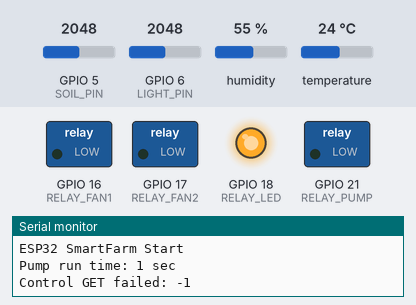
The sketch below on a simulated ESP32. On the bench: switched loads named in the sketch (green lamp = pin HIGH), output pins drawn as LEDs (lit = HIGH), the last lines printed to the serial monitor. Inputs (shaded band) come from the test bench; at power-on: GPIO 5 (SOIL_PIN) = 2048, GPIO 6 (LIGHT_PIN) = 2048, humidity 55 %, temperature 24 °C. WiFi joins after 1.5 s; servers stay silent unless stated; uploads are accepted with an empty reply.

Above: at 2.8 s.
At 12.8 s:
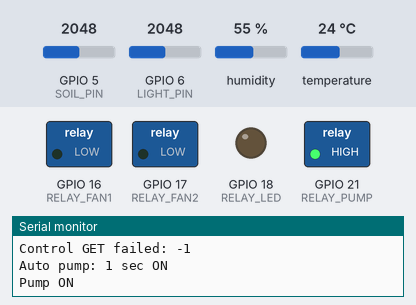
At 14.0 s:
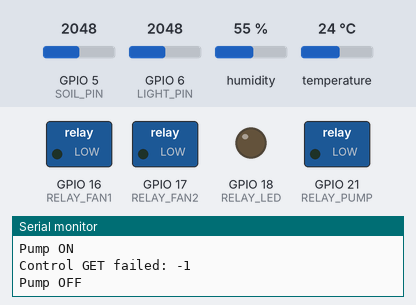
Timing chart, 0 to 15.5 s (numbered marks = the images above):
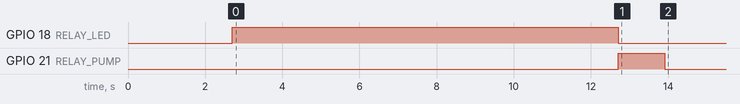

Measured:
- by itself, GPIO 18 (RELAY_LED): LOW → HIGH at 2.7 s, → LOW 10.0 s later
- by itself, GPIO 21 (RELAY_PUMP): LOW → HIGH at 12.7 s, → LOW 1.2 s later

The sketch:

smartfarm_esp32_controller.ino
```cpp
#include <WiFi.h>
#include <HTTPClient.h>
#include <ArduinoJson.h>
#include <DHT.h>

// Wi-Fi / Server
const char* ssid = "SK_6E40_2.4G";
const char* password = "BKE0E@3703";
const char* serverBaseUrl = "http://52.79.251.198:5000";

// Sensor Pins
#define DHT_PIN 4
#define DHT_TYPE DHT22
#define SOIL_PIN 5
#define LIGHT_PIN 6

// Relay Pins
#define RELAY_FAN1 16
#define RELAY_FAN2 17
#define RELAY_LED  18
#define RELAY_PUMP 21

#define RELAY_ON  HIGH
#define RELAY_OFF LOW

// Control Thresholds
#define TEMP_FAN_THRESHOLD 25.0
#define LIGHT_THRESHOLD 100
#define SOIL_DRY_THRESHOLD 2000

// Timing
#define SENSOR_COLLECT_INTERVAL 1000UL
#define CONTROL_CHECK_INTERVAL 1000UL
#define SENSOR_SEND_SAMPLE_COUNT 10

#define ADC_SAMPLE_COUNT 10
#define ADC_SAMPLE_DELAY 10

// Pump
#define PUMP_RUN_TIME 1000UL
#define AUTO_PUMP_COOLDOWN 3600000UL
#define SENSOR_IGNORE_AFTER_PUMP 5000UL

DHT dht(DHT_PIN, DHT_TYPE);

// DHT 누적값
float tempSum = 0;
float humSum = 0;
int dhtValidCount = 0;

// 토양/조도 샘플
int soilSamples[SENSOR_SEND_SAMPLE_COUNT];
int lightSamples[SENSOR_SEND_SAMPLE_COUNT];
int sampleCount = 0;

// 최근 대표값
float lastAvgTemp = 0;
float lastAvgHum = 0;
int lastMedianSoil = 0;
int lastMedianLight = 0;

// 타이머
unsigned long lastSensorCollectTime = 0;
unsigned long lastControlCheckTime = 0;

// 펌프 상태
bool pumpRunning = false;
unsigned long pumpStartTime = 0;
unsigned long lastAutoPumpTime = 0;
unsigned long lastPumpStopTime = 0;

// 서버 pump 이전 값
int previousServerPumpValue = 0;


// 초기화: 센서, 릴레이, Wi-Fi 설정
void setup() {
  Serial.begin(115200);
  delay(1000);

  dht.begin();

  pinMode(RELAY_FAN1, OUTPUT);
  pinMode(RELAY_FAN2, OUTPUT);
  pinMode(RELAY_LED, OUTPUT);
  pinMode(RELAY_PUMP, OUTPUT);

  allRelaysOff();
  connectWiFi();

  Serial.println("ESP32 SmartFarm Start");
  Serial.println("Pump run time: 1 sec");
}


// 메인 루프: 제어 상태 확인 + 센서 수집, 10개 모이면 전송
void loop() {
  unsigned long currentTime = millis();

  updatePumpPulse();

  if (currentTime - lastControlCheckTime >= CONTROL_CHECK_INTERVAL) {
    lastControlCheckTime = currentTime;
    fetchControlStatusAndApply();
  }

  if (currentTime - lastSensorCollectTime >= SENSOR_COLLECT_INTERVAL) {
    lastSensorCollectTime = currentTime;

    collectSensorData();

    if (sampleCount >= SENSOR_SEND_SAMPLE_COUNT) {
      calculateRepresentativeAndSend();
      resetSensorData();
    }
  }
}


// Wi-Fi 연결
void connectWiFi() {
  Serial.print("WiFi connecting: ");
  Serial.println(ssid);

  WiFi.mode(WIFI_STA);
  WiFi.begin(ssid, password);

  int retryCount = 0;

  while (WiFi.status() != WL_CONNECTED) {
    delay(500);
    Serial.print(".");
    retryCount++;

    if (retryCount > 40) {
      Serial.println();
      Serial.println("WiFi connection failed");
      return;
    }
  }

  Serial.println();
  Serial.println("WiFi connected");
  Serial.print("ESP32 IP: ");
  Serial.println(WiFi.localIP());
}


// 센서값 수집: 온습도(DHT22) + 토양/조도(ADC 중앙값)
void collectSensorData() {
  float temperature = dht.readTemperature();
  float humidity = dht.readHumidity();

  int soilValue = readMedianAnalog(SOIL_PIN);
  int lightValue = readMedianAnalog(LIGHT_PIN);

  if (!isnan(temperature) && !isnan(humidity)) {
    tempSum += temperature;
    humSum += humidity;
    dhtValidCount++;
  } else {
    Serial.println("DHT read failed");
  }

  soilSamples[sampleCount] = soilValue;
  lightSamples[sampleCount] = lightValue;

  sampleCount++;
}


// ADC 10회 측정 후 중앙값 반환
int readMedianAnalog(int pin) {
  int values[ADC_SAMPLE_COUNT];

  for (int i = 0; i < ADC_SAMPLE_COUNT; i++) {
    values[i] = analogRead(pin);
    delay(ADC_SAMPLE_DELAY);
  }

  sortArray(values, ADC_SAMPLE_COUNT);

  return (values[ADC_SAMPLE_COUNT / 2 - 1] + values[ADC_SAMPLE_COUNT / 2]) / 2;
}


// 배열 중앙값 계산
int getMedianFromArray(int sourceArray[], int count) {
  int tempArray[SENSOR_SEND_SAMPLE_COUNT];

  for (int i = 0; i < count; i++) {
    tempArray[i] = sourceArray[i];
  }

  sortArray(tempArray, count);

  if (count % 2 == 0) {
    return (tempArray[count / 2 - 1] + tempArray[count / 2]) / 2;
  } else {
    return tempArray[count / 2];
  }
}


// 오름차순 정렬
void sortArray(int array[], int count) {
  for (int i = 0; i < count - 1; i++) {
    for (int j = i + 1; j < count; j++) {
      if (array[i] > array[j]) {
        int temp = array[i];
        array[i] = array[j];
        array[j] = temp;
      }
    }
  }
}


// 대표값 계산(온습도 평균, 토양/조도 중앙값) 후 서버 전송
void calculateRepresentativeAndSend() {
  float avgTemp = lastAvgTemp;
  float avgHum = lastAvgHum;

  if (dhtValidCount > 0) {
    avgTemp = tempSum / dhtValidCount;
    avgHum = humSum / dhtValidCount;
  }

  int medianSoil = getMedianFromArray(soilSamples, sampleCount);
  int medianLight = getMedianFromArray(lightSamples, sampleCount);

  lastAvgTemp = avgTemp;
  lastAvgHum = avgHum;
  lastMedianSoil = medianSoil;
  lastMedianLight = medianLight;

  Serial.print("SEND => Temp: ");
  Serial.print(avgTemp);
  Serial.print(" / Hum: ");
  Serial.print(avgHum);
  Serial.print(" / Soil: ");
  Serial.print(medianSoil);
  Serial.print(" / Light: ");
  Serial.println(medianLight);

  sendSensorDataToServer(avgTemp, avgHum, medianSoil, medianLight);
}


// 센서값을 JSON으로 /api/sensor에 POST
void sendSensorDataToServer(float temperature, float humidity, int soilValue, int lightValue) {
  if (WiFi.status() != WL_CONNECTED) {
    Serial.println("Sensor POST failed: WiFi disconnected");
    return;
  }

  HTTPClient http;

  String sensorUrl = String(serverBaseUrl) + "/api/sensor";
  http.begin(sensorUrl);
  http.addHeader("Content-Type", "application/json");

  String jsonData = "{";
  jsonData += "\"temperature\":" + String(temperature, 2) + ",";
  jsonData += "\"humidity\":" + String(humidity, 2) + ",";
  jsonData += "\"soil_moisture\":" + String(soilValue) + ",";
  jsonData += "\"light\":" + String(lightValue);
  jsonData += "}";

  int httpResponseCode = http.POST(jsonData);

  Serial.print("Sensor POST: ");
  Serial.println(httpResponseCode);

  if (httpResponseCode <= 0) {
    Serial.println("Sensor POST failed");
  }

  http.end();
}


// /api/control 조회 후 모드/장치 상태를 릴레이에 반영
void fetchControlStatusAndApply() {
  if (WiFi.status() != WL_CONNECTED) {
    applyAutoControl();
    return;
  }

  HTTPClient http;

  String controlUrl = String(serverBaseUrl) + "/api/control";
  http.begin(controlUrl);

  int httpResponseCode = http.GET();

  if (httpResponseCode <= 0) {
    Serial.print("Control GET failed: ");
    Serial.println(httpResponseCode);
    http.end();

    applyAutoControl();
    return;
  }

  String response = http.getString();
  http.end();

  StaticJsonDocument<512> doc;
  DeserializationError error = deserializeJson(doc, response);

  if (error) {
    Serial.print("Control JSON parse failed: ");
    Serial.println(error.c_str());

    applyAutoControl();
    return;
  }

  const char* mode = doc["device_status"]["mode"];
  int pump = doc["device_status"]["pump"];
  int fan = doc["device_status"]["fan"];
  int led = doc["device_status"]["led"];

  if (String(mode) == "manual") {
    applyManualControl(pump, fan, led);
  } else {
    applyAutoControl();
  }

  previousServerPumpValue = pump;
}


// 수동 모드: fan/led는 그대로 반영, pump는 ON 요청 시 1초만 동작
void applyManualControl(int pump, int fan, int led) {
  digitalWrite(RELAY_FAN1, fan ? RELAY_ON : RELAY_OFF);
  digitalWrite(RELAY_FAN2, fan ? RELAY_ON : RELAY_OFF);
  digitalWrite(RELAY_LED, led ? RELAY_ON : RELAY_OFF);

  if (pump == 1 && previousServerPumpValue == 0) {
    Serial.println("Manual pump: 1 sec ON");

    startPumpPulse();
    updateServerDeviceStatus("pump", false);
  }

  if (pump == 0 && !pumpRunning) {
    digitalWrite(RELAY_PUMP, RELAY_OFF);
  }
}


// 자동 모드: 최근 센서값 기준으로 팬/LED/펌프 제어
void applyAutoControl() {
  controlFan(lastAvgTemp);
  controlLed(lastMedianLight);
  controlPumpAuto(lastMedianSoil);
}


// 팬 제어: 기준 온도 이상이면 ON
void controlFan(float temperature) {
  if (temperature >= TEMP_FAN_THRESHOLD) {
    digitalWrite(RELAY_FAN1, RELAY_ON);
    digitalWrite(RELAY_FAN2, RELAY_ON);
  } else {
    digitalWrite(RELAY_FAN1, RELAY_OFF);
    digitalWrite(RELAY_FAN2, RELAY_OFF);
  }
}


// LED 제어: 기준 조도보다 어두우면 ON
void controlLed(int lightValue) {
  if (lightValue < LIGHT_THRESHOLD) {
    digitalWrite(RELAY_LED, RELAY_ON);
  } else {
    digitalWrite(RELAY_LED, RELAY_OFF);
  }
}


// 펌프 자동 제어: 건조하면 1초 동작 + 1시간 쿨타임
void controlPumpAuto(int soilValue) {
  unsigned long currentTime = millis();

  if (pumpRunning) {
    return;
  }

  if (lastPumpStopTime > 0 && currentTime - lastPumpStopTime < SENSOR_IGNORE_AFTER_PUMP) {
    return;
  }

  if (soilValue >= SOIL_DRY_THRESHOLD) {
    if (lastAutoPumpTime == 0 || currentTime - lastAutoPumpTime >= AUTO_PUMP_COOLDOWN) {
      Serial.println("Auto pump: 1 sec ON");

      startPumpPulse();
      lastAutoPumpTime = currentTime;
    }
  }
}


// 펌프 켜고 시작 시간 기록
void startPumpPulse() {
  if (pumpRunning) {
    return;
  }

  pumpRunning = true;
  pumpStartTime = millis();

  digitalWrite(RELAY_PUMP, RELAY_ON);
  Serial.println("Pump ON");
}


// 펌프 1초 경과 시 자동 OFF
void updatePumpPulse() {
  if (!pumpRunning) {
    return;
  }

  unsigned long currentTime = millis();

  if (currentTime - pumpStartTime >= PUMP_RUN_TIME) {
    digitalWrite(RELAY_PUMP, RELAY_OFF);
    pumpRunning = false;
    lastPumpStopTime = currentTime;

    Serial.println("Pump OFF");
  }
}


// 수동 펌프 동작 후 서버 pump 값을 OFF로 되돌림
void updateServerDeviceStatus(String device, bool value) {
  if (WiFi.status() != WL_CONNECTED) {
    Serial.println("Control POST failed: WiFi disconnected");
    return;
  }

  HTTPClient http;

  String controlUrl = String(serverBaseUrl) + "/api/control";
  http.begin(controlUrl);
  http.addHeader("Content-Type", "application/json");

  String jsonData = "{";
  jsonData += "\"device\":\"" + device + "\",";
  jsonData += "\"value\":";
  jsonData += value ? "true" : "false";
  jsonData += "}";

  int httpResponseCode = http.POST(jsonData);

  Serial.print("Control POST: ");
  Serial.println(httpResponseCode);

  if (httpResponseCode <= 0) {
    Serial.println("Control POST failed");
  }

  http.end();
}


// 다음 측정을 위해 누적 변수/배열 초기화
void resetSensorData() {
  tempSum = 0;
  humSum = 0;
  dhtValidCount = 0;
  sampleCount = 0;

  for (int i = 0; i < SENSOR_SEND_SAMPLE_COUNT; i++) {
    soilSamples[i] = 0;
    lightSamples[i] = 0;
  }
}


// 부팅 시 모든 릴레이 OFF
void allRelaysOff() {
  digitalWrite(RELAY_FAN1, RELAY_OFF);
  digitalWrite(RELAY_FAN2, RELAY_OFF);
  digitalWrite(RELAY_LED, RELAY_OFF);
  digitalWrite(RELAY_PUMP, RELAY_OFF);
}
```
